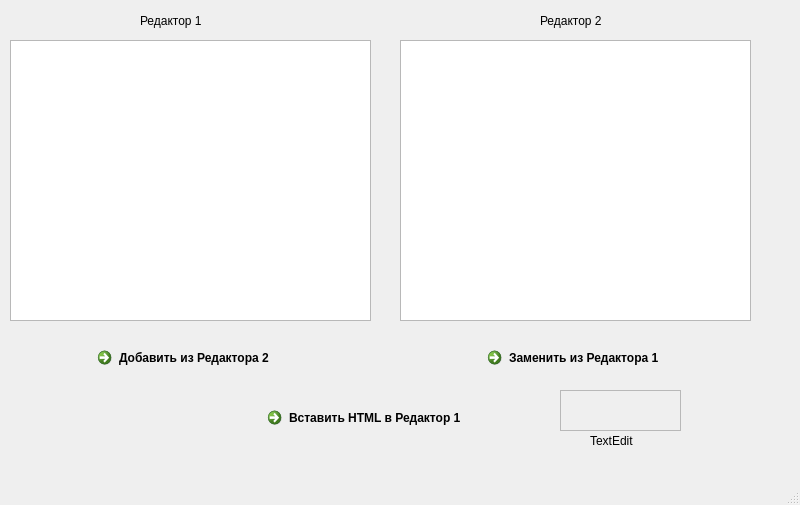
<?xml version="1.0" encoding="UTF-8"?>
<ui version="4.0">
 <class>MainWindow</class>
 <widget class="QMainWindow" name="MainWindow">
  <property name="geometry">
   <rect>
    <x>0</x>
    <y>0</y>
    <width>800</width>
    <height>505</height>
   </rect>
  </property>
  <property name="windowTitle">
   <string>MainWindow</string>
  </property>
  <widget class="QWidget" name="centralwidget">
   <widget class="QPlainTextEdit" name="Edit1_plainText">
    <property name="geometry">
     <rect>
      <x>10</x>
      <y>40</y>
      <width>361</width>
      <height>281</height>
     </rect>
    </property>
   </widget>
   <widget class="QPlainTextEdit" name="Edit2_plainText">
    <property name="geometry">
     <rect>
      <x>400</x>
      <y>40</y>
      <width>351</width>
      <height>281</height>
     </rect>
    </property>
   </widget>
   <widget class="QCommandLinkButton" name="Edit1_Button">
    <property name="geometry">
     <rect>
      <x>90</x>
      <y>340</y>
      <width>201</width>
      <height>41</height>
     </rect>
    </property>
    <property name="minimumSize">
     <size>
      <width>0</width>
      <height>0</height>
     </size>
    </property>
    <property name="cursor">
     <cursorShape>PointingHandCursor</cursorShape>
    </property>
    <property name="text">
     <string>Добавить из Редактора 2</string>
    </property>
   </widget>
   <widget class="QLabel" name="Edit1_lab">
    <property name="geometry">
     <rect>
      <x>140</x>
      <y>10</y>
      <width>81</width>
      <height>22</height>
     </rect>
    </property>
    <property name="text">
     <string>Редактор 1</string>
    </property>
   </widget>
   <widget class="QLabel" name="Edit2_lab">
    <property name="geometry">
     <rect>
      <x>540</x>
      <y>10</y>
      <width>81</width>
      <height>22</height>
     </rect>
    </property>
    <property name="text">
     <string>Редактор 2</string>
    </property>
   </widget>
   <widget class="QCommandLinkButton" name="Edit2_Button">
    <property name="geometry">
     <rect>
      <x>480</x>
      <y>340</y>
      <width>201</width>
      <height>41</height>
     </rect>
    </property>
    <property name="cursor">
     <cursorShape>OpenHandCursor</cursorShape>
    </property>
    <property name="text">
     <string>Заменить из Редактора 1</string>
    </property>
   </widget>
   <widget class="QCommandLinkButton" name="HTML_Button">
    <property name="geometry">
     <rect>
      <x>260</x>
      <y>400</y>
      <width>221</width>
      <height>41</height>
     </rect>
    </property>
    <property name="cursor">
     <cursorShape>PointingHandCursor</cursorShape>
    </property>
    <property name="text">
     <string>Вставить HTML в Редактор 1</string>
    </property>
   </widget>
   <widget class="QTextEdit" name="textEdit">
    <property name="enabled">
     <bool>false</bool>
    </property>
    <property name="geometry">
     <rect>
      <x>560</x>
      <y>390</y>
      <width>121</width>
      <height>41</height>
     </rect>
    </property>
   </widget>
   <widget class="QLabel" name="Edit1_lab_2">
    <property name="enabled">
     <bool>true</bool>
    </property>
    <property name="geometry">
     <rect>
      <x>590</x>
      <y>430</y>
      <width>81</width>
      <height>22</height>
     </rect>
    </property>
    <property name="text">
     <string>TextEdit</string>
    </property>
   </widget>
  </widget>
  <widget class="QMenuBar" name="menubar">
   <property name="geometry">
    <rect>
     <x>0</x>
     <y>0</y>
     <width>800</width>
     <height>27</height>
    </rect>
   </property>
  </widget>
  <widget class="QStatusBar" name="statusbar"/>
 </widget>
 <resources/>
 <connections/>
</ui>
